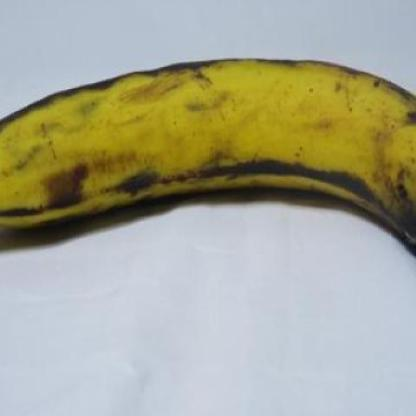
#> input picture banana_ripeness/dataset/overripe/musa-acuminata-mold-e18a9afb-1d0a-11ec-96d8-d8c4975e38aa_jpg.rf.0f578f0960e7304cdce77faeb584c334.jpg, 416 x 416 px
$ python -i color_analysis.py   (imports and definitions only)   (older library calls are emulated)
#> lines starting #> are read from the running program, lines starting #| are printed output that depends on the picture
from __future__ import annotations
import cv2,numpy as np
from . import config
def _components(mask,min_area):
 n,labels,stats,_=cv2.connectedComponentsWithStats(mask,8); out=np.zeros_like(mask); kept=area=0
 for i in range(1,n):
  if stats[i,4]>=min_area: out[labels==i]=255; kept+=1; area+=int(stats[i,4])
 return out,kept,area
def extract_features(image,hsv=None,lab=None,fruit_mask=None):
 hsv=cv2.cvtColor(image,cv2.COLOR_BGR2HSV) if hsv is None else hsv; lab=cv2.cvtColor(image,cv2.COLOR_BGR2LAB) if lab is None else lab
 if fruit_mask is None: raise ValueError("fruit_mask is required")
 inside=fruit_mask>0; total=max(1,int(inside.sum())); h,s,v=cv2.split(hsv); l,a,b=cv2.split(lab)
 green=inside&(h>=config.GREEN_H_MIN)&(h<=config.GREEN_H_MAX)&(s>=config.MIN_COLOR_SATURATION)&(a<=config.GREEN_LAB_A_MAX); yellow=inside&(h>=config.YELLOW_H_MIN)&(h<=config.YELLOW_H_MAX)&(s>=config.MIN_COLOR_SATURATION)&(v>=config.MIN_COLOR_VALUE)&(b>=config.YELLOW_LAB_B_MIN); dark=inside&(v<72)&(s>24); brown=inside&~dark&(h>=config.BROWN_H_MIN)&(h<=config.BROWN_H_MAX)&(s>=35)&(v<205)&(a>=config.BROWN_LAB_A_MIN)&(b>=config.BROWN_LAB_B_MIN); brown&=~green&~yellow
 gray=cv2.cvtColor(image,cv2.COLOR_BGR2GRAY); local=cv2.GaussianBlur(gray,(0,0),11).astype(np.int16)-gray.astype(np.int16); chroma=np.abs(a.astype(np.int16)-128)+np.abs(b.astype(np.int16)-128); spots=((brown|dark)&(local>=config.LOCAL_SPOT_CONTRAST)&((chroma>24)|brown)).astype(np.uint8)*255; spots=cv2.morphologyEx(spots,cv2.MORPH_OPEN,np.ones((3,3),np.uint8)); spots,count,spot_pixels=_components(spots,max(config.MIN_SPOT_AREA,int(total*config.SPOT_AREA_RATIO)))
 gx=cv2.Sobel(gray,cv2.CV_32F,1,0,ksize=3); gy=cv2.Sobel(gray,cv2.CV_32F,0,1,ksize=3); grad=cv2.magnitude(gx,gy); grad[~inside]=0; values=grad[inside]; texture=float(np.sqrt(np.mean(values**2))/255*10) if values.size else 0; variance=cv2.GaussianBlur(gray.astype(np.float32)**2,(0,0),3)-cv2.GaussianBlur(gray.astype(np.float32),(0,0),3)**2; q=(gray//32).astype(np.int32); valid=inside[:,1:]&inside[:,:-1]; d=np.abs(q[:,1:]-q[:,:-1])[valid]; pct=lambda x:round(float(x.sum())*100/total,1)
 n,labels,stats,_=cv2.connectedComponentsWithStats(spots,8); spot_areas=[int(stats[i,4]) for i in range(1,n) if stats[i,4]>0]; bgr_means=image[inside].mean(axis=0); ys,xs=np.where(inside); aspect=round((xs.max()-xs.min()+1)/max(1,ys.max()-ys.min()+1),3) if xs.size else 0
 cm=np.zeros((*gray.shape,3),np.uint8); cm[inside]=(100,100,100); cm[green]=(70,160,78); cm[yellow]=(35,205,248); cm[brown]=(44,82,132); cm[dark]=(40,40,40)
 return {"green":pct(green),"yellow":pct(yellow),"brown":pct(brown),"dark":pct(dark),"brown_area":pct(brown|dark),"brown_spot_percentage":round(spot_pixels*100/total,1),"spot_count":count,"spot_density":round(count/max(1,total/10000),2),"largest_spot_area":max(spot_areas,default=0),"average_spot_area":round(float(np.mean(spot_areas)),2) if spot_areas else 0,"mean_R":round(float(bgr_means[2]),1),"mean_G":round(float(bgr_means[1]),1),"mean_B":round(float(bgr_means[0]),1),"mean_H":round(float(h[inside].mean()),1),"mean_S":round(float(s[inside].mean()),1),"mean_V":round(float(v[inside].mean()),1),"mean_L":round(float(l[inside].mean()),1),"mean_a":round(float(a[inside].mean()),1),"mean_b":round(float(b[inside].mean()),1),"texture_score":round(texture,2),"gradient_energy":round(float(np.mean(values**2)) if values.size else 0,3),"local_variance":round(float(variance[inside].mean()),2),"glcm_contrast":round(float(np.mean(d.astype(float)**2)) if d.size else 0,3),"glcm_homogeneity":round(float(np.mean(1/(1+d))) if d.size else 0,3),"glcm_energy":round(float(np.mean((1/(1+d))**2)) if d.size else 0,3),"glcm_correlation":round(float(np.corrcoef(q[:,:-1][valid],q[:,1:][valid])[0,1]) if d.size>1 and np.std(q[:,:-1][valid])>0 and np.std(q[:,1:][valid])>0 else 0,3),"fruit_area":total,"fruit_coverage":round(total*100/inside.size,1),"aspect_ratio":aspect,"color_mask":cm,"green_mask":green.astype(np.uint8)*255,"yellow_mask":yellow.astype(np.uint8)*255,"brown_mask":brown.astype(np.uint8)*255,"brown_spot_mask":spots,"gradient":cv2.convertScaleAbs(grad)}
def analyze_colors(hsv,fruit_mask,image=None,lab=None): return extract_features(cv2.cvtColor(hsv,cv2.COLOR_HSV2BGR) if image is None else image,hsv,lab,fruit_mask)

>>> import cv2
>>> picture = cv2.imread('../dataset/overripe/musa-acuminata-mold-e18a9afb-1d0a-11ec-96d8-d8c4975e38aa_jpg.rf.0f578f0960e7304cdce77faeb584c334.jpg', cv2.IMREAD_GRAYSCALE)
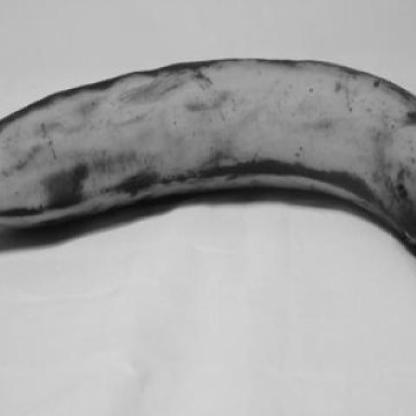
#> picture: shape (416, 416); min 11, max 213, mean 165.4
#> (the run stopped early here; a loop or call above may not have finished)

$ run again, on banana_ripeness/dataset/overripe/musa-acuminata-mold-e1a734d9-1d0a-11ec-b5ce-d8c4975e38aa_jpg.rf.7cbab5e395bed8d4b128d87f20fc1635.jpg
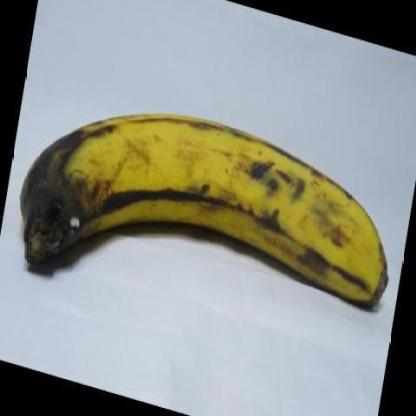
#> input picture banana_ripeness/dataset/overripe/musa-acuminata-mold-e1a734d9-1d0a-11ec-b5ce-d8c4975e38aa_jpg.rf.7cbab5e395bed8d4b128d87f20fc1635.jpg, 416 x 416 px
#> `picture = cv2.imread('../dataset/overripe/musa-acuminata-mold-e18a9afb..`:
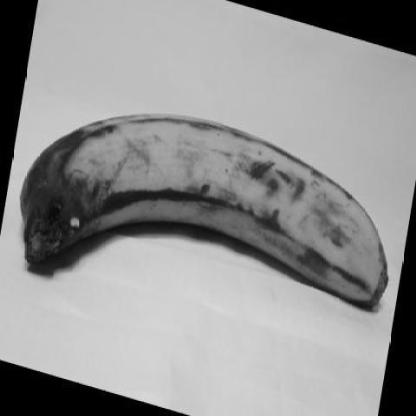
#> picture: shape (416, 416); min 0, max 224, mean 146.8

$ run again, on banana_ripeness/dataset/overripe/musa-acuminata-mold-e2068b14-1d0a-11ec-9495-d8c4975e38aa_jpg.rf.01aedce044f21872ed9b396042b8c4ad.jpg
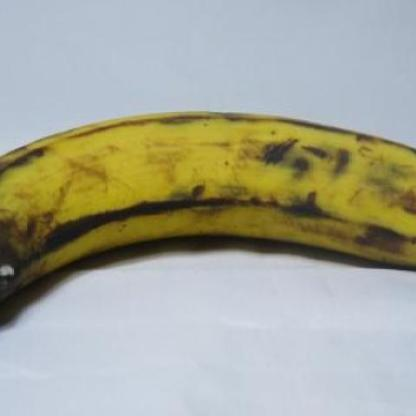
#> input picture banana_ripeness/dataset/overripe/musa-acuminata-mold-e2068b14-1d0a-11ec-9495-d8c4975e38aa_jpg.rf.01aedce044f21872ed9b396042b8c4ad.jpg, 416 x 416 px
#> `picture = cv2.imread('../dataset/overripe/musa-acuminata-mold-e18a9afb..`:
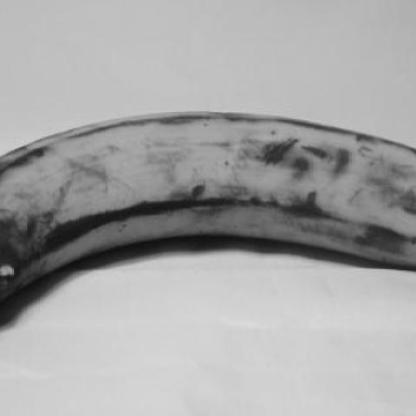
#> picture: shape (416, 416); min 14, max 220, mean 165.6
